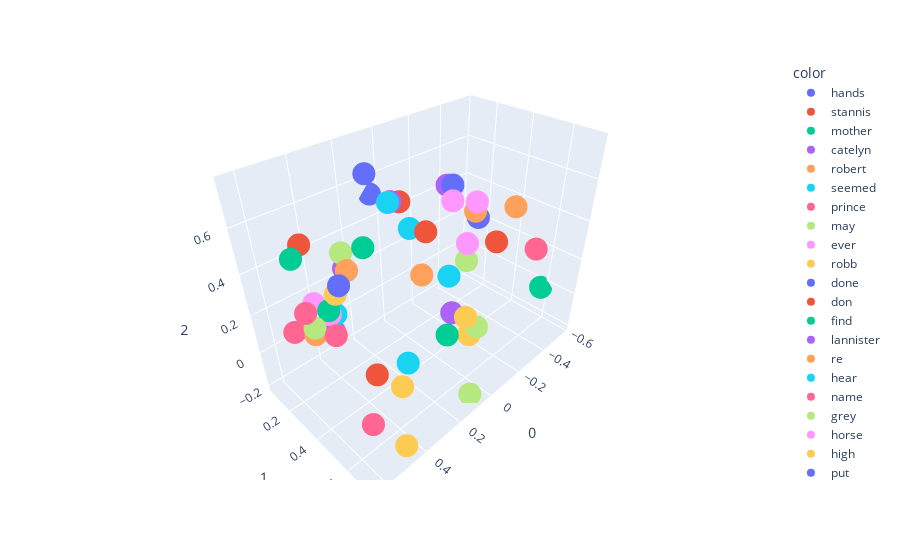

The notebook cell saved with this chart:
### Code cell
import plotly.express as px
fig = px.scatter_3d(X[200:250],x=0,y=1,z=2, color=y[200:250])
fig.show()

### Figure 1 — Plotly figure (JSON) as saved in the notebook; plotly's stock layout.template omitted (floating-point values rounded to 4 significant figures)
{"data": [{"hovertemplate": "color=hands<br>0=%{x}<br>1=%{y}<br>2=%{z}<extra></extra>", "legendgroup": "hands", "marker": {"color": "#636efa", "symbol": "circle"}, "mode": "markers", "name": "hands", "scene": "scene", "showlegend": true, "type": "scatter3d", "x": [-0.2293], "y": [0.2798], "z": [0.5411]}, {"hovertemplate": "color=stannis<br>0=%{x}<br>1=%{y}<br>2=%{z}<extra></extra>", "legendgroup": "stannis", "marker": {"color": "#EF553B", "symbol": "circle"}, "mode": "markers", "name": "stannis", "scene": "scene", "showlegend": true, "type": "scatter3d", "x": [0.4718], "y": [0.5676], "z": [0.1168]}, {"hovertemplate": "color=mother<br>0=%{x}<br>1=%{y}<br>2=%{z}<extra></extra>", "legendgroup": "mother", "marker": {"color": "#00cc96", "symbol": "circle"}, "mode": "markers", "name": "mother", "scene": "scene", "showlegend": true, "type": "scatter3d", "x": [0.5056], "y": [0.3533], "z": [0.3158]}, {"hovertemplate": "color=catelyn<br>0=%{x}<br>1=%{y}<br>2=%{z}<extra></extra>", "legendgroup": "catelyn", "marker": {"color": "#ab63fa", "symbol": "circle"}, "mode": "markers", "name": "catelyn", "scene": "scene", "showlegend": true, "type": "scatter3d", "x": [0.3021], "y": [0.1728], "z": [0.3127]}, {"hovertemplate": "color=robert<br>0=%{x}<br>1=%{y}<br>2=%{z}<extra></extra>", "legendgroup": "robert", "marker": {"color": "#FFA15A", "symbol": "circle"}, "mode": "markers", "name": "robert", "scene": "scene", "showlegend": true, "type": "scatter3d", "x": [0.5669], "y": [0.342], "z": [0.2301]}, {"hovertemplate": "color=seemed<br>0=%{x}<br>1=%{y}<br>2=%{z}<extra></extra>", "legendgroup": "seemed", "marker": {"color": "#19d3f3", "symbol": "circle"}, "mode": "markers", "name": "seemed", "scene": "scene", "showlegend": true, "type": "scatter3d", "x": [0.04396], "y": [0.2942], "z": [0.4447]}, {"hovertemplate": "color=prince<br>0=%{x}<br>1=%{y}<br>2=%{z}<extra></extra>", "legendgroup": "prince", "marker": {"color": "#FF6692", "symbol": "circle"}, "mode": "markers", "name": "prince", "scene": "scene", "showlegend": true, "type": "scatter3d", "x": [0.6155], "y": [0.2778], "z": [0.2315]}, {"hovertemplate": "color=may<br>0=%{x}<br>1=%{y}<br>2=%{z}<extra></extra>", "legendgroup": "may", "marker": {"color": "#B6E880", "symbol": "circle"}, "mode": "markers", "name": "may", "scene": "scene", "showlegend": true, "type": "scatter3d", "x": [0.5829], "y": [0.3738], "z": [0.2928]}, {"hovertemplate": "color=ever<br>0=%{x}<br>1=%{y}<br>2=%{z}<extra></extra>", "legendgroup": "ever", "marker": {"color": "#FF97FF", "symbol": "circle"}, "mode": "markers", "name": "ever", "scene": "scene", "showlegend": true, "type": "scatter3d", "x": [0.4961], "y": [0.3443], "z": [0.2861]}, {"hovertemplate": "color=robb<br>0=%{x}<br>1=%{y}<br>2=%{z}<extra></extra>", "legendgroup": "robb", "marker": {"color": "#FECB52", "symbol": "circle"}, "mode": "markers", "name": "robb", "scene": "scene", "showlegend": true, "type": "scatter3d", "x": [0.4657], "y": [0.3471], "z": [0.3662]}, {"hovertemplate": "color=done<br>0=%{x}<br>1=%{y}<br>2=%{z}<extra></extra>", "legendgroup": "done", "marker": {"color": "#636efa", "symbol": "circle"}, "mode": "markers", "name": "done", "scene": "scene", "showlegend": true, "type": "scatter3d", "x": [0.5185], "y": [0.4596], "z": [0.4926]}, {"hovertemplate": "color=don<br>0=%{x}<br>1=%{y}<br>2=%{z}<extra></extra>", "legendgroup": "don", "marker": {"color": "#EF553B", "symbol": "circle"}, "mode": "markers", "name": "don", "scene": "scene", "showlegend": true, "type": "scatter3d", "x": [0.4822], "y": [0.1713], "z": [0.5066]}, {"hovertemplate": "color=find<br>0=%{x}<br>1=%{y}<br>2=%{z}<extra></extra>", "legendgroup": "find", "marker": {"color": "#00cc96", "symbol": "circle"}, "mode": "markers", "name": "find", "scene": "scene", "showlegend": true, "type": "scatter3d", "x": [0.4279], "y": [0.4885], "z": [0.6139]}, {"hovertemplate": "color=lannister<br>0=%{x}<br>1=%{y}<br>2=%{z}<extra></extra>", "legendgroup": "lannister", "marker": {"color": "#ab63fa", "symbol": "circle"}, "mode": "markers", "name": "lannister", "scene": "scene", "showlegend": true, "type": "scatter3d", "x": [0.4752], "y": [0.3212], "z": [0.1742]}, {"hovertemplate": "color=re<br>0=%{x}<br>1=%{y}<br>2=%{z}<extra></extra>", "legendgroup": "re", "marker": {"color": "#FFA15A", "symbol": "circle"}, "mode": "markers", "name": "re", "scene": "scene", "showlegend": true, "type": "scatter3d", "x": [0.3978], "y": [0.3349], "z": [0.4312]}, {"hovertemplate": "color=hear<br>0=%{x}<br>1=%{y}<br>2=%{z}<extra></extra>", "legendgroup": "hear", "marker": {"color": "#19d3f3", "symbol": "circle"}, "mode": "markers", "name": "hear", "scene": "scene", "showlegend": true, "type": "scatter3d", "x": [0.1876], "y": [0.3361], "z": [0.6323]}, {"hovertemplate": "color=name<br>0=%{x}<br>1=%{y}<br>2=%{z}<extra></extra>", "legendgroup": "name", "marker": {"color": "#FF6692", "symbol": "circle"}, "mode": "markers", "name": "name", "scene": "scene", "showlegend": true, "type": "scatter3d", "x": [0.633], "y": [0.4201], "z": [0.4181]}, {"hovertemplate": "color=grey<br>0=%{x}<br>1=%{y}<br>2=%{z}<extra></extra>", "legendgroup": "grey", "marker": {"color": "#B6E880", "symbol": "circle"}, "mode": "markers", "name": "grey", "scene": "scene", "showlegend": true, "type": "scatter3d", "x": [-0.4085], "y": [0.2284], "z": [0.03723]}, {"hovertemplate": "color=horse<br>0=%{x}<br>1=%{y}<br>2=%{z}<extra></extra>", "legendgroup": "horse", "marker": {"color": "#FF97FF", "symbol": "circle"}, "mode": "markers", "name": "horse", "scene": "scene", "showlegend": true, "type": "scatter3d", "x": [-0.2688], "y": [0.388], "z": [0.485]}, {"hovertemplate": "color=high<br>0=%{x}<br>1=%{y}<br>2=%{z}<extra></extra>", "legendgroup": "high", "marker": {"color": "#FECB52", "symbol": "circle"}, "mode": "markers", "name": "high", "scene": "scene", "showlegend": true, "type": "scatter3d", "x": [-0.104], "y": [0.5187], "z": [-0.08965]}, {"hovertemplate": "color=put<br>0=%{x}<br>1=%{y}<br>2=%{z}<extra></extra>", "legendgroup": "put", "marker": {"color": "#636efa", "symbol": "circle"}, "mode": "markers", "name": "put", "scene": "scene", "showlegend": true, "type": "scatter3d", "x": [0.2675], "y": [0.3137], "z": [0.7646]}, {"hovertemplate": "color=wine<br>0=%{x}<br>1=%{y}<br>2=%{z}<extra></extra>", "legendgroup": "wine", "marker": {"color": "#EF553B", "symbol": "circle"}, "mode": "markers", "name": "wine", "scene": "scene", "showlegend": true, "type": "scatter3d", "x": [-0.05111], "y": [0.1272], "z": [0.47]}, {"hovertemplate": "color=stone<br>0=%{x}<br>1=%{y}<br>2=%{z}<extra></extra>", "legendgroup": "stone", "marker": {"color": "#00cc96", "symbol": "circle"}, "mode": "markers", "name": "stone", "scene": "scene", "showlegend": true, "type": "scatter3d", "x": [-0.5681], "y": [0.5842], "z": [-0.0297]}, {"hovertemplate": "color=hard<br>0=%{x}<br>1=%{y}<br>2=%{z}<extra></extra>", "legendgroup": "hard", "marker": {"color": "#ab63fa", "symbol": "circle"}, "mode": "markers", "name": "hard", "scene": "scene", "showlegend": true, "type": "scatter3d", "x": [-0.2911], "y": [0.1889], "z": [0.4885]}, {"hovertemplate": "color=water<br>0=%{x}<br>1=%{y}<br>2=%{z}<extra></extra>", "legendgroup": "water", "marker": {"color": "#FFA15A", "symbol": "circle"}, "mode": "markers", "name": "water", "scene": "scene", "showlegend": true, "type": "scatter3d", "x": [-0.509], "y": [0.4252], "z": [0.3846]}, {"hovertemplate": "color=upon<br>0=%{x}<br>1=%{y}<br>2=%{z}<extra></extra>", "legendgroup": "upon", "marker": {"color": "#19d3f3", "symbol": "circle"}, "mode": "markers", "name": "upon", "scene": "scene", "showlegend": true, "type": "scatter3d", "x": [-0.08731], "y": [0.4006], "z": [0.1912]}, {"hovertemplate": "color=fire<br>0=%{x}<br>1=%{y}<br>2=%{z}<extra></extra>", "legendgroup": "fire", "marker": {"color": "#FF6692", "symbol": "circle"}, "mode": "markers", "name": "fire", "scene": "scene", "showlegend": true, "type": "scatter3d", "x": [-0.4039], "y": [0.6259], "z": [0.2916]}, {"hovertemplate": "color=iron<br>0=%{x}<br>1=%{y}<br>2=%{z}<extra></extra>", "legendgroup": "iron", "marker": {"color": "#B6E880", "symbol": "circle"}, "mode": "markers", "name": "iron", "scene": "scene", "showlegend": true, "type": "scatter3d", "x": [-0.1272], "y": [0.542], "z": [-0.04204]}, {"hovertemplate": "color=until<br>0=%{x}<br>1=%{y}<br>2=%{z}<extra></extra>", "legendgroup": "until", "marker": {"color": "#FF97FF", "symbol": "circle"}, "mode": "markers", "name": "until", "scene": "scene", "showlegend": true, "type": "scatter3d", "x": [-0.0805], "y": [0.4164], "z": [0.5699]}, {"hovertemplate": "color=these<br>0=%{x}<br>1=%{y}<br>2=%{z}<extra></extra>", "legendgroup": "these", "marker": {"color": "#FECB52", "symbol": "circle"}, "mode": "markers", "name": "these", "scene": "scene", "showlegend": true, "type": "scatter3d", "x": [0.4841], "y": [0.73], "z": [-0.1318]}, {"hovertemplate": "color=voice<br>0=%{x}<br>1=%{y}<br>2=%{z}<extra></extra>", "legendgroup": "voice", "marker": {"color": "#636efa", "symbol": "circle"}, "mode": "markers", "name": "voice", "scene": "scene", "showlegend": true, "type": "scatter3d", "x": [0.05619], "y": [0.06143], "z": [0.5221]}, {"hovertemplate": "color=gone<br>0=%{x}<br>1=%{y}<br>2=%{z}<extra></extra>", "legendgroup": "gone", "marker": {"color": "#EF553B", "symbol": "circle"}, "mode": "markers", "name": "gone", "scene": "scene", "showlegend": true, "type": "scatter3d", "x": [0.09008], "y": [0.4361], "z": [0.5085]}, {"hovertemplate": "color=give<br>0=%{x}<br>1=%{y}<br>2=%{z}<extra></extra>", "legendgroup": "give", "marker": {"color": "#00cc96", "symbol": "circle"}, "mode": "markers", "name": "give", "scene": "scene", "showlegend": true, "type": "scatter3d", "x": [0.6081], "y": [0.3372], "z": [0.5824]}, {"hovertemplate": "color=sam<br>0=%{x}<br>1=%{y}<br>2=%{z}<extra></extra>", "legendgroup": "sam", "marker": {"color": "#ab63fa", "symbol": "circle"}, "mode": "markers", "name": "sam", "scene": "scene", "showlegend": true, "type": "scatter3d", "x": [0.0284], "y": [0.1611], "z": [0.5124]}, {"hovertemplate": "color=seen<br>0=%{x}<br>1=%{y}<br>2=%{z}<extra></extra>", "legendgroup": "seen", "marker": {"color": "#FFA15A", "symbol": "circle"}, "mode": "markers", "name": "seen", "scene": "scene", "showlegend": true, "type": "scatter3d", "x": [0.1914], "y": [0.517], "z": [0.3992]}, {"hovertemplate": "color=better<br>0=%{x}<br>1=%{y}<br>2=%{z}<extra></extra>", "legendgroup": "better", "marker": {"color": "#19d3f3", "symbol": "circle"}, "mode": "markers", "name": "better", "scene": "scene", "showlegend": true, "type": "scatter3d", "x": [0.4767], "y": [0.3505], "z": [0.2795]}, {"hovertemplate": "color=shall<br>0=%{x}<br>1=%{y}<br>2=%{z}<extra></extra>", "legendgroup": "shall", "marker": {"color": "#FF6692", "symbol": "circle"}, "mode": "markers", "name": "shall", "scene": "scene", "showlegend": true, "type": "scatter3d", "x": [0.5413], "y": [0.4394], "z": [0.2722]}, {"hovertemplate": "color=ned<br>0=%{x}<br>1=%{y}<br>2=%{z}<extra></extra>", "legendgroup": "ned", "marker": {"color": "#B6E880", "symbol": "circle"}, "mode": "markers", "name": "ned", "scene": "scene", "showlegend": true, "type": "scatter3d", "x": [0.3137], "y": [0.1819], "z": [0.3987]}, {"hovertemplate": "color=always<br>0=%{x}<br>1=%{y}<br>2=%{z}<extra></extra>", "legendgroup": "always", "marker": {"color": "#FF97FF", "symbol": "circle"}, "mode": "markers", "name": "always", "scene": "scene", "showlegend": true, "type": "scatter3d", "x": [0.5095], "y": [0.2598], "z": [0.2973]}, {"hovertemplate": "color=years<br>0=%{x}<br>1=%{y}<br>2=%{z}<extra></extra>", "legendgroup": "years", "marker": {"color": "#FECB52", "symbol": "circle"}, "mode": "markers", "name": "years", "scene": "scene", "showlegend": true, "type": "scatter3d", "x": [0.3793], "y": [0.599], "z": [0.005121]}, {"hovertemplate": "color=between<br>0=%{x}<br>1=%{y}<br>2=%{z}<extra></extra>", "legendgroup": "between", "marker": {"color": "#636efa", "symbol": "circle"}, "mode": "markers", "name": "between", "scene": "scene", "showlegend": true, "type": "scatter3d", "x": [-0.3861], "y": [0.3055], "z": [0.33]}, {"hovertemplate": "color=dark<br>0=%{x}<br>1=%{y}<br>2=%{z}<extra></extra>", "legendgroup": "dark", "marker": {"color": "#EF553B", "symbol": "circle"}, "mode": "markers", "name": "dark", "scene": "scene", "showlegend": true, "type": "scatter3d", "x": [-0.4861], "y": [0.3498], "z": [0.17]}, {"hovertemplate": "color=place<br>0=%{x}<br>1=%{y}<br>2=%{z}<extra></extra>", "legendgroup": "place", "marker": {"color": "#00cc96", "symbol": "circle"}, "mode": "markers", "name": "place", "scene": "scene", "showlegend": true, "type": "scatter3d", "x": [0.2643], "y": [0.7189], "z": [0.277]}, {"hovertemplate": "color=small<br>0=%{x}<br>1=%{y}<br>2=%{z}<extra></extra>", "legendgroup": "small", "marker": {"color": "#ab63fa", "symbol": "circle"}, "mode": "markers", "name": "small", "scene": "scene", "showlegend": true, "type": "scatter3d", "x": [-0.1317], "y": [0.3851], "z": [-0.05414]}, {"hovertemplate": "color=cold<br>0=%{x}<br>1=%{y}<br>2=%{z}<extra></extra>", "legendgroup": "cold", "marker": {"color": "#FFA15A", "symbol": "circle"}, "mode": "markers", "name": "cold", "scene": "scene", "showlegend": true, "type": "scatter3d", "x": [-0.3214], "y": [0.3393], "z": [0.4012]}, {"hovertemplate": "color=winterfell<br>0=%{x}<br>1=%{y}<br>2=%{z}<extra></extra>", "legendgroup": "winterfell", "marker": {"color": "#19d3f3", "symbol": "circle"}, "mode": "markers", "name": "winterfell", "scene": "scene", "showlegend": true, "type": "scatter3d", "x": [0.4029], "y": [0.6624], "z": [0.1962]}, {"hovertemplate": "color=most<br>0=%{x}<br>1=%{y}<br>2=%{z}<extra></extra>", "legendgroup": "most", "marker": {"color": "#FF6692", "symbol": "circle"}, "mode": "markers", "name": "most", "scene": "scene", "showlegend": true, "type": "scatter3d", "x": [0.5175], "y": [0.5776], "z": [-0.1165]}, {"hovertemplate": "color=hundred<br>0=%{x}<br>1=%{y}<br>2=%{z}<extra></extra>", "legendgroup": "hundred", "marker": {"color": "#B6E880", "symbol": "circle"}, "mode": "markers", "name": "hundred", "scene": "scene", "showlegend": true, "type": "scatter3d", "x": [0.07939], "y": [0.6935], "z": [-0.2035]}, {"hovertemplate": "color=stood<br>0=%{x}<br>1=%{y}<br>2=%{z}<extra></extra>", "legendgroup": "stood", "marker": {"color": "#FF97FF", "symbol": "circle"}, "mode": "markers", "name": "stood", "scene": "scene", "showlegend": true, "type": "scatter3d", "x": [-0.2424], "y": [0.3674], "z": [0.2769]}, {"hovertemplate": "color=end<br>0=%{x}<br>1=%{y}<br>2=%{z}<extra></extra>", "legendgroup": "end", "marker": {"color": "#FECB52", "symbol": "circle"}, "mode": "markers", "name": "end", "scene": "scene", "showlegend": true, "type": "scatter3d", "x": [0.1624], "y": [0.7144], "z": [0.295]}], "layout": {"legend": {"title": {"text": "color"}, "tracegroupgap": 0}, "margin": {"t": 60}, "scene": {"domain": {"x": [0, 1], "y": [0, 1]}, "xaxis": {"title": {"text": "0"}}, "yaxis": {"title": {"text": "1"}}, "zaxis": {"title": {"text": "2"}}}}}
